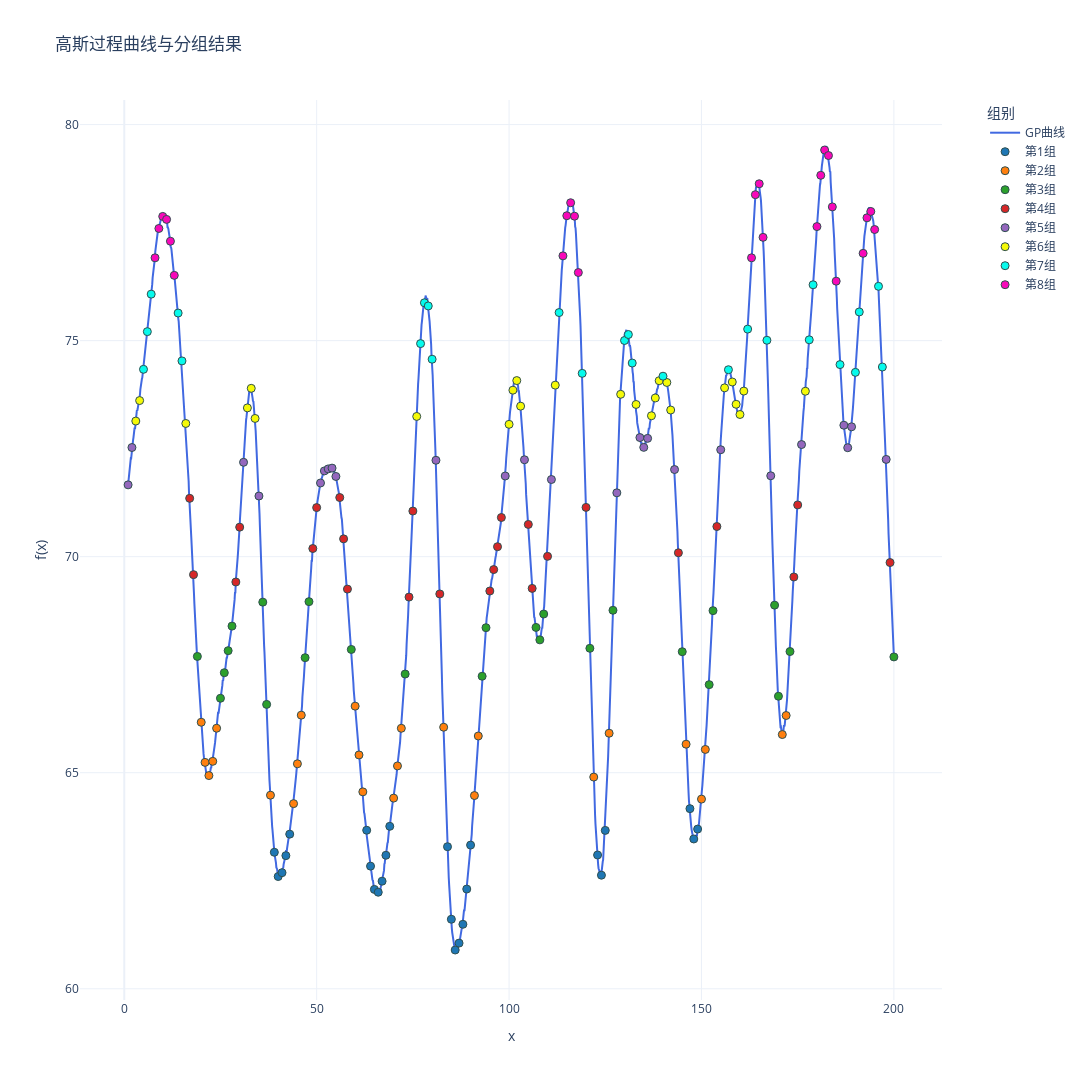

The notebook cell this image was saved under:
### Code cell
import numpy as np
import plotly.graph_objects as go
from sklearn.gaussian_process import GaussianProcessRegressor
from sklearn.gaussian_process.kernels import RBF, ConstantKernel,WhiteKernel

import sys
import os
# 使用当前工作目录
project_root = os.path.dirname(os.getcwd())  # 获取当前目录的父目录
sys.path.insert(0, project_root)
from util.methods import assign_variances

seed = 16
# 定义核函数
kernel = ConstantKernel(25.0) * RBF(length_scale=4.0) + WhiteKernel(1e-3)
gp = GaussianProcessRegressor(kernel=kernel)

x_dense = np.linspace(1, 200, 2000).reshape(-1, 1)

y_dense = gp.sample_y(x_dense, n_samples=1, random_state=seed).flatten() + 70

# 提取整数点对应的y值
integer_points = np.arange(1, 201)
y_integers = y_dense[np.linspace(0, 1999, 200, dtype=int)]

# 计算整数点的协方差矩阵
cov_matrix = kernel(integer_points.reshape(-1,1))

# 计算相关性矩阵
std_dev = np.sqrt(np.diag(cov_matrix))  
corr_matrix = cov_matrix / np.outer(std_dev, std_dev)  

np.savetxt('Sigma1.txt', cov_matrix, 
           fmt='%.6f',
           header=f'高斯过程协方差矩阵\n核函数: {kernel}')

np.savetxt('correlation_matrix.txt', corr_matrix,
           fmt='%.6f',
           header=f'高斯过程相关性矩阵\n核函数: {kernel}')

np.savetxt('mu.txt', 
           y_integers,
           fmt='%.6f',
           header='真实均值')

# 创建分组标签 (5组，每组10个点)
group_labels = np.floor(np.argsort(np.argsort(y_integers))/25).astype(int)
group_names = [f"第{i+1}组" for i in range(8)]  # 组别名称

fig = go.Figure()

fig.add_trace(go.Scatter(
    x=x_dense.flatten(), 
    y=y_dense,
    mode='lines',
    name='GP曲线',
    line=dict(color='royalblue', width=2)
))

colors = ['#1f77b4', '#ff7f0e', '#2ca02c', '#d62728', '#9467bd', '#f5fa07', '#07faec', '#f808b9']  # 8种不同颜色
for group in range(8):
    mask = (group_labels == group)
    fig.add_trace(go.Scatter(
        x=integer_points[mask],
        y=y_integers[mask],
        mode='markers',
        name=group_names[group],
        marker=dict(
            color=colors[group],
            size=8,
            line=dict(width=1, color='DarkSlateGrey')
    )))

fig.update_layout(
    title='高斯过程曲线与分组结果',
    xaxis_title='x',
    yaxis_title='f(x)',
    template='plotly_white',
    height=1080,
    width=1920,
    legend=dict(
        title='组别',
        x=1.05,
        y=1,
        xanchor='left',
        yanchor='top',
        bgcolor='rgba(255,255,255,0.8)'
    ),
    margin=dict(r=150) 
)

fig.show()

### Figure 1 — Plotly figure (JSON) as saved in the notebook; plotly's stock layout.template omitted (floating-point values rounded to 4 significant figures; data arrays with more than 128 entries replaced by an {"elided": "..."} marker saying what was removed)
{"data": [{"line": {"color": "royalblue", "width": 2}, "mode": "lines", "name": "GP曲线", "type": "scatter", "x": {"elided": "2000 float values"}, "y": {"elided": "2000 float values"}}, {"marker": {"color": "#1f77b4", "line": {"color": "DarkSlateGrey", "width": 1}, "size": 8}, "mode": "markers", "name": "第1组", "type": "scatter", "x": [39, 40, 41, 42, 43, 63, 64, 65, 66, 67, 68, 69, 84, 85, 86, 87, 88, 89, 90, 123, 124, 125, 147, 148, 149], "y": [63.16, 62.6, 62.69, 63.08, 63.58, 63.67, 62.84, 62.3, 62.23, 62.49, 63.09, 63.76, 63.29, 61.61, 60.9, 61.06, 61.49, 62.31, 63.32, 63.1, 62.63, 63.66, 64.17, 63.47, 63.69]}, {"marker": {"color": "#ff7f0e", "line": {"color": "DarkSlateGrey", "width": 1}, "size": 8}, "mode": "markers", "name": "第2组", "type": "scatter", "x": [20, 21, 22, 23, 24, 38, 44, 45, 46, 60, 61, 62, 70, 71, 72, 83, 91, 92, 122, 126, 146, 150, 151, 171, 172], "y": [66.17, 65.24, 64.93, 65.26, 66.03, 64.48, 64.28, 65.21, 66.33, 66.54, 65.41, 64.56, 64.41, 65.16, 66.03, 66.05, 64.47, 65.85, 64.9, 65.91, 65.66, 64.39, 65.54, 65.88, 66.32]}, {"marker": {"color": "#2ca02c", "line": {"color": "DarkSlateGrey", "width": 1}, "size": 8}, "mode": "markers", "name": "第3组", "type": "scatter", "x": [19, 25, 26, 27, 28, 36, 37, 47, 48, 59, 73, 93, 94, 107, 108, 109, 121, 127, 145, 152, 153, 169, 170, 173, 200], "y": [67.69, 66.72, 67.31, 67.82, 68.39, 68.95, 66.58, 67.66, 68.96, 67.85, 67.28, 67.23, 68.36, 68.36, 68.07, 68.67, 67.88, 68.76, 67.8, 67.04, 68.75, 68.88, 66.77, 67.8, 67.68]}, {"marker": {"color": "#d62728", "line": {"color": "DarkSlateGrey", "width": 1}, "size": 8}, "mode": "markers", "name": "第4组", "type": "scatter", "x": [17, 18, 29, 30, 49, 50, 56, 57, 58, 74, 75, 82, 95, 96, 97, 98, 105, 106, 110, 120, 144, 154, 174, 175, 199], "y": [71.35, 69.58, 69.41, 70.68, 70.19, 71.14, 71.37, 70.41, 69.25, 69.06, 71.06, 69.14, 69.2, 69.7, 70.23, 70.91, 70.75, 69.27, 70.01, 71.14, 70.09, 70.7, 69.53, 71.2, 69.86]}, {"marker": {"color": "#9467bd", "line": {"color": "DarkSlateGrey", "width": 1}, "size": 8}, "mode": "markers", "name": "第5组", "type": "scatter", "x": [1, 2, 31, 35, 51, 52, 53, 54, 55, 81, 99, 104, 111, 128, 134, 135, 136, 143, 155, 168, 176, 187, 188, 189, 198], "y": [71.66, 72.53, 72.18, 71.4, 71.71, 71.98, 72.03, 72.05, 71.86, 72.23, 71.87, 72.24, 71.79, 71.48, 72.76, 72.53, 72.74, 72.02, 72.47, 71.87, 72.59, 73.04, 72.52, 73.01, 72.25]}, {"marker": {"color": "#f5fa07", "line": {"color": "DarkSlateGrey", "width": 1}, "size": 8}, "mode": "markers", "name": "第6组", "type": "scatter", "x": [3, 4, 16, 32, 33, 34, 76, 100, 101, 102, 103, 112, 129, 133, 137, 138, 139, 141, 142, 156, 158, 159, 160, 161, 177], "y": [73.14, 73.61, 73.08, 73.44, 73.9, 73.2, 73.24, 73.06, 73.85, 74.08, 73.48, 73.97, 73.76, 73.52, 73.26, 73.67, 74.07, 74.03, 73.39, 73.91, 74.04, 73.53, 73.29, 73.83, 73.83]}, {"marker": {"color": "#07faec", "line": {"color": "DarkSlateGrey", "width": 1}, "size": 8}, "mode": "markers", "name": "第7组", "type": "scatter", "x": [5, 6, 7, 14, 15, 77, 78, 79, 80, 113, 119, 130, 131, 132, 140, 157, 162, 167, 178, 179, 186, 190, 191, 196, 197], "y": [74.34, 75.21, 76.08, 75.64, 74.53, 74.93, 75.88, 75.8, 74.57, 75.65, 74.24, 75.0, 75.14, 74.48, 74.18, 74.33, 75.27, 75.01, 75.02, 76.29, 74.45, 74.27, 75.66, 76.26, 74.39]}, {"marker": {"color": "#f808b9", "line": {"color": "DarkSlateGrey", "width": 1}, "size": 8}, "mode": "markers", "name": "第8组", "type": "scatter", "x": [8, 9, 10, 11, 12, 13, 114, 115, 116, 117, 118, 163, 164, 165, 166, 180, 181, 182, 183, 184, 185, 192, 193, 194, 195], "y": [76.92, 77.6, 77.87, 77.81, 77.3, 76.51, 76.96, 77.89, 78.19, 77.88, 76.58, 76.92, 78.38, 78.63, 77.39, 77.64, 78.83, 79.41, 79.28, 78.1, 76.38, 77.02, 77.84, 77.99, 77.57]}], "layout": {"height": 1080, "legend": {"bgcolor": "rgba(255,255,255,0.8)", "title": {"text": "组别"}, "x": 1.05, "xanchor": "left", "y": 1, "yanchor": "top"}, "margin": {"r": 150}, "title": {"text": "高斯过程曲线与分组结果"}, "width": 1920, "xaxis": {"title": {"text": "x"}}, "yaxis": {"title": {"text": "f(x)"}}}}
